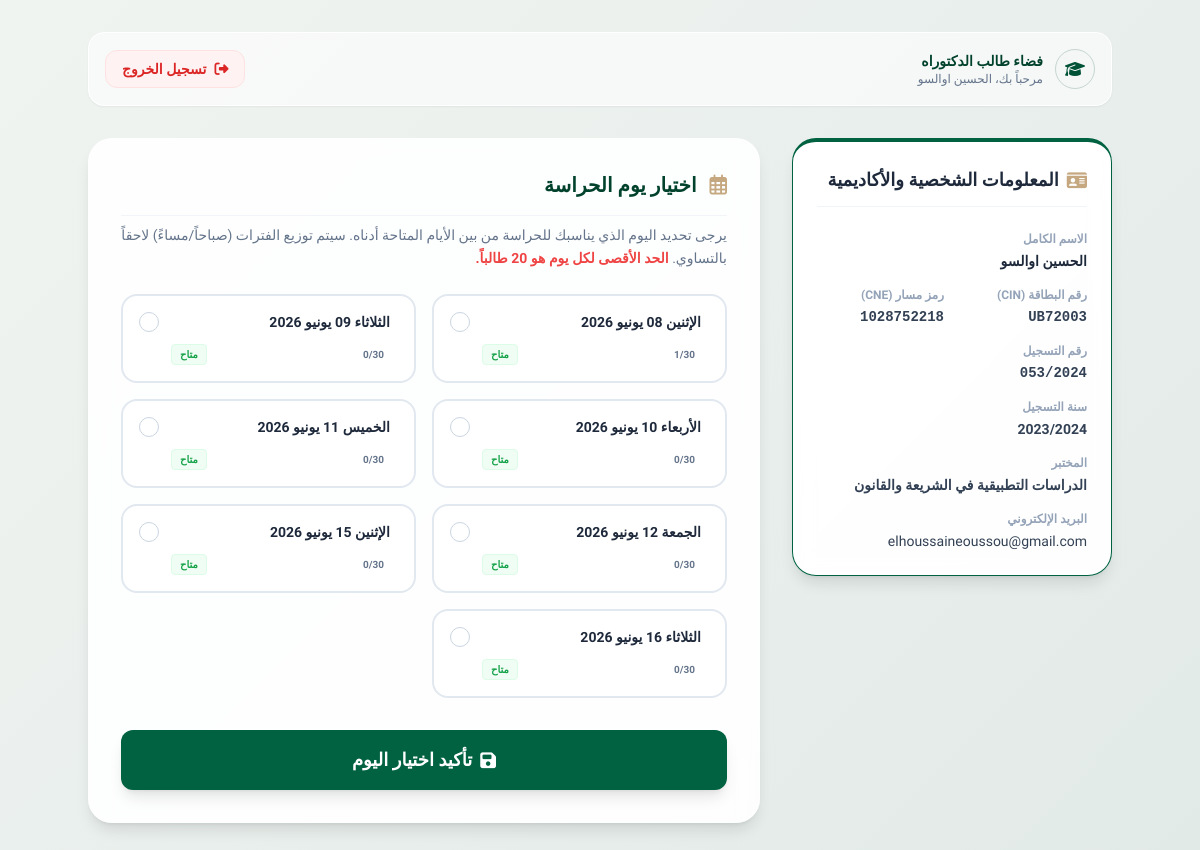
/student/dashboard (signed in), run on the app's committed database.
### tables this page shows
CREATE TABLE students (
        id INTEGER PRIMARY KEY AUTOINCREMENT,
        anne_inscription TEXT,
        nins TEXT,
        nom_complet TEXT NOT NULL,
        prenom TEXT,
        cne TEXT,
        cin TEXT NOT NULL UNIQUE,
        labo TEXT,
        situation TEXT,
        email TEXT,
        chosen_day TEXT DEFAULT NULL,
        assigned_period TEXT DEFAULT NULL,
        email_sent INTEGER DEFAULT 0,
        registration_date TIMESTAMP DEFAULT NULL
    , assigned_session_id INTEGER DEFAULT NULL REFERENCES sessions(id));

CREATE TABLE days (
        id INTEGER PRIMARY KEY AUTOINCREMENT,
        day_label TEXT NOT NULL UNIQUE,
        day_date TEXT NOT NULL,
        max_capacity INTEGER DEFAULT 20,
        is_active INTEGER DEFAULT 1
    );

### app.py (the view)
@app.route('/student/dashboard')
def student_dashboard():
    cin = session.get('student_cin')
    if not cin:
        return redirect(url_for('index'))
    conn = get_db()
    cursor = conn.cursor()
    cursor.execute('''
        SELECT s.*, se.track as session_track, se.module_name as session_module,
               se.time_slot as session_time, se.semester as session_semester, se.group_label as session_group
        FROM students s
        LEFT JOIN sessions se ON s.assigned_session_id = se.id
        WHERE UPPER(s.cin) = ?
    ''', (cin.upper(),))
    student = cursor.fetchone()
    if not student:
        session.pop('student_cin', None)
        return redirect(url_for('index'))
    cursor.execute('''
        SELECT d.*,
               (SELECT COUNT(*) FROM students s WHERE s.chosen_day = d.day_label) as registered_count
        FROM days d
        WHERE d.is_active = 1
    ''')
    all_days = [dict(row) for row in cursor.fetchall()]
    available_days = [d for d in all_days if d['registered_count'] < d['max_capacity']]
    conn.close()
    return render_template('student_dashboard.html', student=dict(student), days=available_days, all_days=all_days)

### app.py (called while the page is built)
def get_db():
    conn = sqlite3.connect(DB_PATH)
    conn.row_factory = sqlite3.Row
    return conn

### templates/student_dashboard.html (shortened to what this page needs)
<!DOCTYPE html>
<html lang="ar" dir="rtl">
<head>
    <link rel="stylesheet" href="https://cdnjs.cloudflare.com/ajax/libs/font-awesome/6.4.0/css/all.min.css">
    <script src="https://cdn.tailwindcss.com"></script>
</head>
<body class="py-8 px-4 sm:px-6 lg:px-8 text-slate-800">
    <div class="max-w-5xl mx-auto">
        <div class="flex justify-between items-center mb-8 bg-white/60 p-4 rounded-2xl shadow-sm border border-white">
            <div class="flex items-center gap-3">
                <div class="w-10 h-10 bg-brand-50 rounded-full flex items-center justify-center text-brand-600 border border-brand-200">
                    <i class="fa-solid fa-graduation-cap"></i>
                </div>
                <div>
                    <h2 class="text-sm font-bold text-brand-700 font-tajawal">فضاء طالب الدكتوراه</h2>
                    <p class="text-xs text-slate-500">مرحباً بك، {{ student.nom_complet }}</p>
                </div>
            </div>
            <a href="{{ url_for('student_logout') }}" class="px-4 py-2 bg-red-50 hover:bg-red-100 text-red-600 text-sm font-bold rounded-xl transition-colors flex items-center gap-2 border border-red-100">
                <i class="fa-solid fa-right-from-bracket"></i> تسجيل الخروج
            </a>
        </div>
        <div class="grid grid-cols-1 lg:grid-cols-3 gap-8">
            <div class="lg:col-span-1">
                <div class="glass-card rounded-3xl p-6 border-t-4 border-brand-500 shadow-lg sticky top-8">
                    <h3 class="text-lg font-bold text-slate-800 mb-6 flex items-center gap-2 border-b border-slate-100 pb-3">
                        <i class="fa-solid fa-id-card text-accent-gold"></i> المعلومات الشخصية والأكاديمية
                    </h3>
                    <div class="space-y-4 text-sm">
                        <div>
                            <span class="block text-xs font-bold text-slate-400 mb-1">الاسم الكامل</span>
                            <span class="block font-extrabold text-slate-800">{{ student.nom_complet }}</span>
                        </div>
                        <div class="grid grid-cols-2 gap-4">
                            <div>
                                <span class="block text-xs font-bold text-slate-400 mb-1">رقم البطاقة (CIN)</span>
                                <span class="block font-bold text-slate-700 font-mono text-right" style="direction: ltr;">{{ student.cin }}</span>
                            </div>
                            <div>
                                <span class="block text-xs font-bold text-slate-400 mb-1">رمز مسار (CNE)</span>
                                <span class="block font-bold text-slate-700 font-mono text-right" style="direction: ltr;">{{ student.cne }}</span>
                            </div>
                        </div>
                        <div>
                            <span class="block text-xs font-bold text-slate-400 mb-1">رقم التسجيل</span>
                            <span class="block font-bold text-slate-700 font-mono text-right" style="direction: ltr;">{{ student.nins }}</span>
                        </div>
                        <div>
                            <span class="block text-xs font-bold text-slate-400 mb-1">سنة التسجيل</span>
                            <span class="block font-bold text-slate-700">{{ student.anne_inscription }}</span>
                        </div>
                        <div>
                            <span class="block text-xs font-bold text-slate-400 mb-1">المختبر</span>
                            <span class="block font-semibold text-slate-700">{{ student.labo }}</span>
                        </div>
                        <div>
                            <span class="block text-xs font-bold text-slate-400 mb-1">البريد الإلكتروني</span>
                            <span class="block font-medium text-slate-700 text-right" style="direction: ltr;">{{ student.email }}</span>
                        </div>
                    </div>
                </div>
            </div>
            <div class="lg:col-span-2">
                {% if student.chosen_day %}
                    <div class="glass-card rounded-3xl p-8 border border-green-200 shadow-lg text-center relative overflow-hidden bg-white/80">
                        <div class="absolute -top-10 -right-10 w-40 h-40 bg-green-50 rounded-full opacity-50 pointer-events-none"></div>
                        <div class="absolute -bottom-10 -left-10 w-32 h-32 bg-brand-50 rounded-full opacity-50 pointer-events-none"></div>
                        <div class="inline-flex items-center justify-center w-20 h-20 bg-green-100 text-green-600 rounded-full mb-6 border-4 border-white shadow-sm">
                            <i class="fa-solid fa-calendar-check text-4xl"></i>
                        </div>
                        <h2 class="text-2xl font-extrabold text-slate-800 mb-2">تم تسجيل اختيارك بنجاح!</h2>
                        <p class="text-slate-500 mb-8 max-w-md mx-auto">لقد قمت بتأكيد يوم الحراسة الخاص بك. سيقوم المشرف بتحديد الفترة لاحقاً وسنرسل لك التفاصيل عبر البريد.</p>
                        <div class="bg-slate-50 border border-slate-200 rounded-2xl p-6 inline-block w-full max-w-sm mx-auto text-right shadow-inner">
                            <span class="block text-xs font-bold text-slate-400 mb-2">اليوم المختار:</span>
                            <span class="block text-xl font-extrabold text-brand-700 font-tajawal mb-4">{{ student.chosen_day }}</span>
                            {% if student.session_module %}
                                <div class="mt-4 pt-4 border-t border-slate-200 text-right space-y-3">
                                    <div>
                                        <span class="block text-xs font-bold text-slate-400 mb-0.5">المسلك المعين:</span>
                                        <span class="block font-bold text-slate-800 text-sm">{{ student.session_track }}</span>
                                    </div>
                                    <div>
                                        <span class="block text-xs font-bold text-slate-400 mb-0.5">حصة الحراسة (المادة):</span>
                                        <span class="block font-bold text-brand-700 text-base font-tajawal">{{ student.session_module }}</span>
                                    </div>
                                    <div class="grid grid-cols-2 gap-4">
                                        <div>
                                            <span class="block text-xs font-bold text-slate-400 mb-0.5">التوقيت:</span>
                                            <span class="inline-flex items-center gap-1 text-xs font-bold px-2 py-1 rounded bg-brand-50 text-brand-700 border border-brand-100">
                                                <i class="fa-regular fa-clock"></i> {{ student.session_time }}
                                            </span>
                                        </div>
                                        <div>
                                            <span class="block text-xs font-bold text-slate-400 mb-0.5">الفصل والمجموعة:</span>
                                            <span class="block font-bold text-slate-700 text-xs mt-1">{{ student.session_semester }} - {{ student.session_group }}</span>
                                        </div>
                                    </div>
                                </div>
                            {% else %}
                                <span class="block text-xs font-bold text-slate-400 mb-2">الفترة الزمنية:</span>
                                {% if student.assigned_period %}
                                    <span class="inline-flex items-center gap-1.5 px-3 py-1.5 bg-brand-100 text-brand-700 rounded-lg font-bold">
                                        <i class="fa-regular fa-clock"></i> {{ student.assigned_period }}
                                    </span>
                                {% else %}
                                    <span class="inline-flex items-center gap-1.5 px-3 py-1.5 bg-amber-50 text-amber-600 rounded-lg font-bold border border-amber-200">
                                        <i class="fa-solid fa-hourglass-half"></i> قيد التحديد من طرف المشرف
                                    </span>
                                {% endif %}
                            {% endif %}
                        </div>
                        <div class="mt-8 pt-6 border-t border-slate-100 text-xs text-slate-400 flex items-center justify-center gap-2">
                            <i class="fa-solid fa-circle-info text-brand-500"></i> لا يمكن تغيير اليوم المختار إلا من خلال إدارة الكلية.
                        </div>
                    </div>
                {% else %}
                    <div class="glass-card rounded-3xl p-6 sm:p-8 shadow-lg bg-white/90">
                        <h2 class="text-xl font-extrabold text-brand-700 mb-2 border-b border-slate-100 pb-4">
                            <i class="fa-regular fa-calendar-days text-accent-gold ml-2"></i> اختيار يوم الحراسة
                        </h2>
                        <p class="text-slate-500 text-sm mb-6 leading-relaxed">يرجى تحديد اليوم الذي يناسبك للحراسة من بين الأيام المتاحة أدناه. سيتم توزيع الفترات (صباحاً/مساءً) لاحقاً بالتساوي. <strong class="text-red-500">الحد الأقصى لكل يوم هو 20 طالباً.</strong></p>
                        <form action="{{ url_for('choose_day') }}" method="POST">
                            <div class="grid grid-cols-1 sm:grid-cols-2 gap-4 mb-8">
                                {% for day in all_days %}
                                    {% set is_full = day.registered_count >= day.max_capacity %}
                                    <label class="relative border-2 rounded-2xl p-4 transition-all {% if is_full %}border-red-100 bg-red-50/30 opacity-70 cursor-not-allowed{% else %}border-slate-200 bg-white cursor-pointer hover:border-brand-300 hover:shadow-md{% endif %}">
                                        {% if not is_full %}
                                            <div class="absolute inset-0 border-2 border-transparent rounded-2xl peer-checked:border-brand-500 pointer-events-none transition-colors"></div>
                                            <div class="absolute top-4 left-4 w-5 h-5 rounded-full border border-slate-300 flex items-center justify-center peer-checked:bg-brand-500 peer-checked:border-brand-500 transition-all">
                                            </div>
                                        {% endif %}
                                        <div class="pr-2 {% if not is_full %}pl-8{% endif %}">
                                            <span class="block text-sm font-extrabold text-slate-800 font-tajawal mb-2">{{ day.day_label }}</span>
                                            <div class="flex justify-between items-center mt-3">
                                                <div class="flex items-center gap-1.5">
                                                    <span class="text-[10px] font-bold text-slate-500" dir="ltr">{{ day.registered_count }}/{{ day.max_capacity }}</span>
                                                </div>
                                                {% if is_full %}
                                                    <span class="text-[10px] font-bold bg-red-100 text-red-600 px-2 py-0.5 rounded border border-red-200">ممتلئ</span>
                                                {% else %}
                                                    <span class="text-[10px] font-bold bg-green-50 text-green-600 px-2 py-0.5 rounded border border-green-100">متاح</span>
                                                {% endif %}
                                            </div>
                                        </div>
                                    </label>
                                {% endfor %}
                            </div>
                            <button type="submit" class="w-full py-4 bg-brand-500 hover:bg-brand-600 text-white font-bold rounded-xl shadow-lg hover:shadow-brand-500/20 transition-all flex justify-center items-center gap-2 text-lg">
                                <i class="fa-solid fa-floppy-disk"></i> تأكيد اختيار اليوم
                            </button>
                        </form>
                    </div>
                {% endif %}
            </div>
        </div>
    </div>
</body>
</html>

### templates/student_dashboard.html (style rules this page uses)
body { font-family: 'Cairo', 'Tajawal', sans-serif; background: linear-gradient(135deg, #f0f4f1 0%, #e2eae7 100%); min-height: 100vh; }
.glass-card { background: rgba(255, 255, 255, 0.95); backdrop-filter: blur(10px); border: 1px solid rgba(255, 255, 255, 0.2); box-shadow: 0 20px 40px rgba(0, 0, 0, 0.05); }

### data on the page
students: nom_complet "الحسين اوالسو", cin "UB72003", cne "1028752218", nins "053/2024", anne_inscription "2023/2024", labo "الدراسات التطبيقية في الشريعة والقانون", email "elhoussaineoussou@gmail.com"
days: day_label "الإثنين 08 يونيو 2026", registered_count "1", max_capacity "30"
days: day_label "الثلاثاء 09 يونيو 2026", registered_count "0", max_capacity "30"
days: day_label "الأربعاء 10 يونيو 2026", registered_count "0", max_capacity "30"
days: day_label "الخميس 11 يونيو 2026", registered_count "0", max_capacity "30"
days: day_label "الجمعة 12 يونيو 2026", registered_count "0", max_capacity "30"
days: day_label "الإثنين 15 يونيو 2026", registered_count "0", max_capacity "30"
days: day_label "الثلاثاء 16 يونيو 2026", registered_count "0", max_capacity "30"
